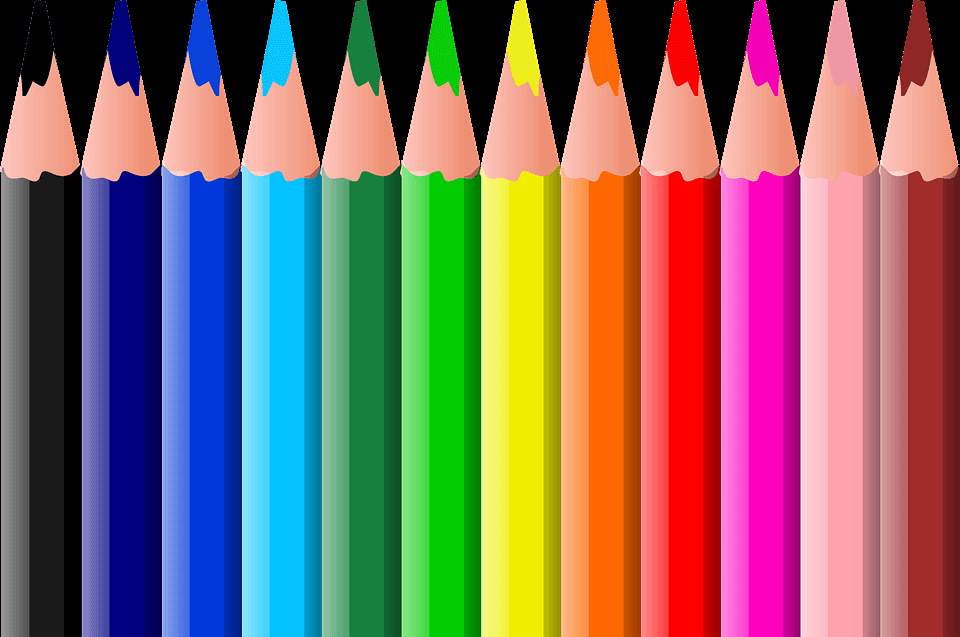
#> input picture colores.jpg, 960 x 637 px
$ jupyter execute --allow-errors clase08.ipynb
#> lines starting #> are read from the running program, lines starting #| are printed output that depends on the picture
[cell 1]
import cv2
import numpy as np
import matplotlib.pyplot as plt

#> (the rest of this cell did not finish here and is left out)

ECUALIZACION DE UN HISTOGRAMA "SE DESEA NORMALIZAR UN IMAGEN A UN PUNTO OPTIMO POR HISTOGRAMA"

[cell 2]
import cv2
import numpy as np
import matplotlib.pyplot as plt

img=cv2.imread('colores.jpg',0)
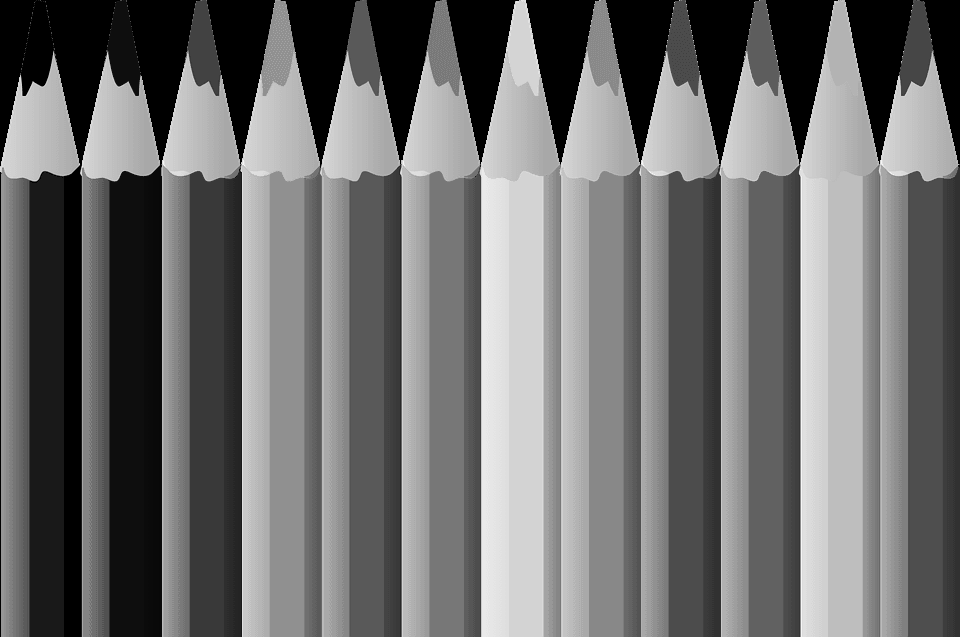
#> img: shape (637, 960); min 0, max 246, mean 110.8
histograma, calc=np.histogram(img.flatten(),256,[0,256])
#> histograma = 256 values, max 81955 at index 0, min 0 at index 1, mean 2388.8; calc = 257 values from 0 to 256
distAcum=histograma.cumsum()
#> distAcum = 256 values from 81955 to 611520
dis_norm=distAcum*histograma.max()/distAcum.max()
#> dis_norm = 256 values from 10983.5 to 81955
ecualizar=cv2.equalizeHist(img)
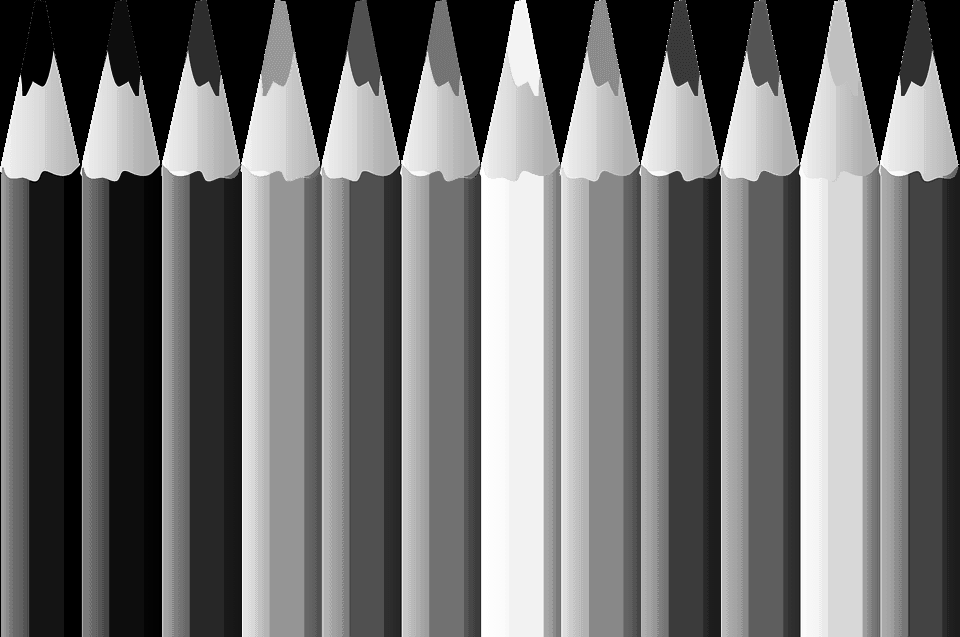
#> ecualizar: shape (637, 960); min 0, max 255, mean 112.5
histograma_equ,_=np.histogram(ecualizar.flatten(),256,[0,256])
#> histograma_equ = 256 values, max 82894 at index 0, min 0 at index 1, mean 2388.8

plt.figure(figsize=(10,5))
plt.subplot(2,2,1)
plt.imshow(img,cmap='gray')

plt.subplot(2,2,2)
plt.plot(distAcum,color='b')
#imprimir histogrma por plt
plt.hist(img.flatten(),256,[0,256],color='r')

plt.subplot(2,2,3)
plt.imshow(ecualizar,cmap='gray')

plt.subplot(2,2,4)
plt.plot(histograma_equ,color='b')

plt.show()
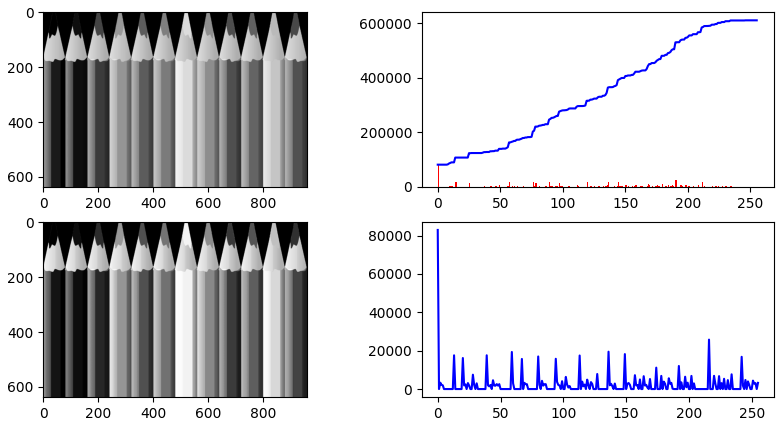
#> figure drawn by matplotlib, 4 panels; panel 2: tallest bar 81955 high, from x = 0 to 1; panel 2: curve peaks at x = 246, y = 611520; panel 4: curve peaks at x = 0, y = 82894
